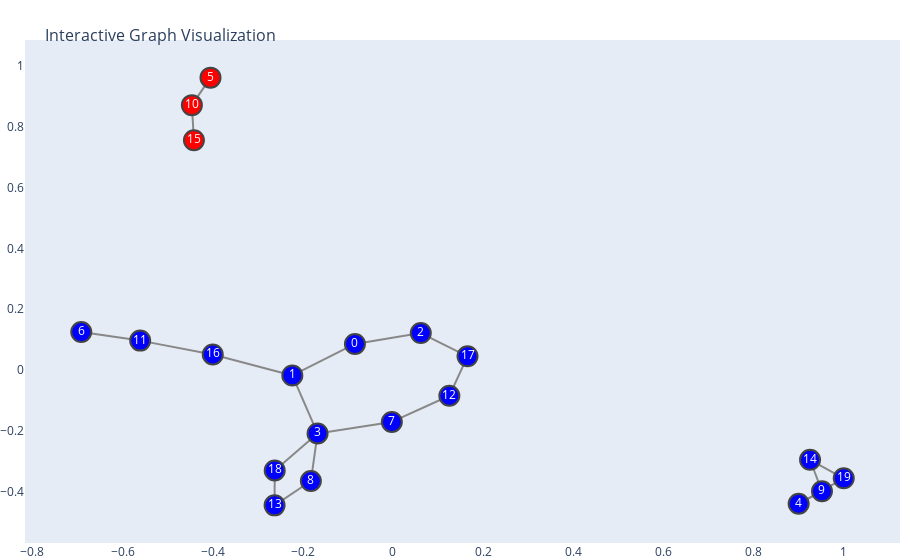

The cell this chart's notebook holds for it:
### Code cell
def get_path_connected(connected_components, graph):
    component_color_map = {}
    non_path_connected_components = []
    # Define colors
    red_color = 'red'
    other_color = 'blue'  # You can replace 'blue' with any other color
    
    # Iterate through each connected component
    for i, component in enumerate(connected_components):
        if is_path_connected(component, graph):  # Check if the component is path-connected
            color = red_color  # Color path-connected components red
        else:
            color = other_color  # Color other components with a different color
            non_path_connected_components.append(component)
        
        for node in component:
            component_color_map[node] = color
    
    return component_color_map,non_path_connected_components

def is_path_connected(component, graph):
    degree_one_nodes = [node for node in component if len(graph[node]) == 1]
    if len(component) == 1:
        return True
    
    if len(degree_one_nodes) < 2:
        return False  
    

    visited = set()
    
    
    start_node = degree_one_nodes[0]
    
    def dfs(node):
        visited.add(node)
        for neighbor in graph[node]:
            if neighbor not in visited:
                dfs(neighbor)
    
    dfs(start_node)
    
    
    return all(node in visited for node in component)

component_color_map,non_path_connected_components = get_path_connected(connected_components, G)

create_plotly_graph_color(G, component_color_map)

### Figure 1 — Plotly figure (JSON) as saved in the notebook; plotly's stock layout.template omitted (floating-point values rounded to 4 significant figures)
{"data": [{"hoverinfo": "none", "line": {"color": "#888", "width": 2}, "mode": "lines", "type": "scatter", "x": [-0.08438, -0.2233, null], "y": [0.08574, -0.01794, null]}, {"hoverinfo": "none", "line": {"color": "#888", "width": 2}, "mode": "lines", "type": "scatter", "x": [-0.08438, 0.06173, null], "y": [0.08574, 0.1216, null]}, {"hoverinfo": "none", "line": {"color": "#888", "width": 2}, "mode": "lines", "type": "scatter", "x": [-0.2233, -0.1673, null], "y": [-0.01794, -0.2087, null]}, {"hoverinfo": "none", "line": {"color": "#888", "width": 2}, "mode": "lines", "type": "scatter", "x": [-0.2233, -0.3997, null], "y": [-0.01794, 0.05102, null]}, {"hoverinfo": "none", "line": {"color": "#888", "width": 2}, "mode": "lines", "type": "scatter", "x": [0.06173, 0.1654, null], "y": [0.1216, 0.04491, null]}, {"hoverinfo": "none", "line": {"color": "#888", "width": 2}, "mode": "lines", "type": "scatter", "x": [-0.1673, -0.002509, null], "y": [-0.2087, -0.1709, null]}, {"hoverinfo": "none", "line": {"color": "#888", "width": 2}, "mode": "lines", "type": "scatter", "x": [-0.1673, -0.1821, null], "y": [-0.2087, -0.3651, null]}, {"hoverinfo": "none", "line": {"color": "#888", "width": 2}, "mode": "lines", "type": "scatter", "x": [-0.1673, -0.2623, null], "y": [-0.2087, -0.3303, null]}, {"hoverinfo": "none", "line": {"color": "#888", "width": 2}, "mode": "lines", "type": "scatter", "x": [0.9, 0.9517, null], "y": [-0.4399, -0.399, null]}, {"hoverinfo": "none", "line": {"color": "#888", "width": 2}, "mode": "lines", "type": "scatter", "x": [0.9, 1, null], "y": [-0.4399, -0.3562, null]}, {"hoverinfo": "none", "line": {"color": "#888", "width": 2}, "mode": "lines", "type": "scatter", "x": [-0.4048, -0.4461, null], "y": [0.9615, 0.8712, null]}, {"hoverinfo": "none", "line": {"color": "#888", "width": 2}, "mode": "lines", "type": "scatter", "x": [-0.6915, -0.5608, null], "y": [0.1249, 0.09665, null]}, {"hoverinfo": "none", "line": {"color": "#888", "width": 2}, "mode": "lines", "type": "scatter", "x": [-0.002509, 0.1251, null], "y": [-0.1709, -0.08474, null]}, {"hoverinfo": "none", "line": {"color": "#888", "width": 2}, "mode": "lines", "type": "scatter", "x": [-0.1821, -0.2626, null], "y": [-0.3651, -0.4452, null]}, {"hoverinfo": "none", "line": {"color": "#888", "width": 2}, "mode": "lines", "type": "scatter", "x": [0.9517, 0.9252, null], "y": [-0.399, -0.2953, null]}, {"hoverinfo": "none", "line": {"color": "#888", "width": 2}, "mode": "lines", "type": "scatter", "x": [-0.4461, -0.4416, null], "y": [0.8712, 0.7558, null]}, {"hoverinfo": "none", "line": {"color": "#888", "width": 2}, "mode": "lines", "type": "scatter", "x": [-0.5608, -0.3997, null], "y": [0.09665, 0.05102, null]}, {"hoverinfo": "none", "line": {"color": "#888", "width": 2}, "mode": "lines", "type": "scatter", "x": [0.1251, 0.1654, null], "y": [-0.08474, 0.04491, null]}, {"hoverinfo": "none", "line": {"color": "#888", "width": 2}, "mode": "lines", "type": "scatter", "x": [-0.2626, -0.2623, null], "y": [-0.4452, -0.3303, null]}, {"hoverinfo": "none", "line": {"color": "#888", "width": 2}, "mode": "lines", "type": "scatter", "x": [0.9252, 1, null], "y": [-0.2953, -0.3562, null]}, {"hoverinfo": "text", "marker": {"color": "blue", "line": {"width": 2}, "size": 20}, "mode": "markers+text", "text": ["0"], "textfont": {"color": "white"}, "textposition": "middle center", "type": "scatter", "x": [-0.08438], "y": [0.08574]}, {"hoverinfo": "text", "marker": {"color": "blue", "line": {"width": 2}, "size": 20}, "mode": "markers+text", "text": ["1"], "textfont": {"color": "white"}, "textposition": "middle center", "type": "scatter", "x": [-0.2233], "y": [-0.01794]}, {"hoverinfo": "text", "marker": {"color": "blue", "line": {"width": 2}, "size": 20}, "mode": "markers+text", "text": ["2"], "textfont": {"color": "white"}, "textposition": "middle center", "type": "scatter", "x": [0.06173], "y": [0.1216]}, {"hoverinfo": "text", "marker": {"color": "blue", "line": {"width": 2}, "size": 20}, "mode": "markers+text", "text": ["3"], "textfont": {"color": "white"}, "textposition": "middle center", "type": "scatter", "x": [-0.1673], "y": [-0.2087]}, {"hoverinfo": "text", "marker": {"color": "blue", "line": {"width": 2}, "size": 20}, "mode": "markers+text", "text": ["4"], "textfont": {"color": "white"}, "textposition": "middle center", "type": "scatter", "x": [0.9], "y": [-0.4399]}, {"hoverinfo": "text", "marker": {"color": "red", "line": {"width": 2}, "size": 20}, "mode": "markers+text", "text": ["5"], "textfont": {"color": "white"}, "textposition": "middle center", "type": "scatter", "x": [-0.4048], "y": [0.9615]}, {"hoverinfo": "text", "marker": {"color": "blue", "line": {"width": 2}, "size": 20}, "mode": "markers+text", "text": ["6"], "textfont": {"color": "white"}, "textposition": "middle center", "type": "scatter", "x": [-0.6915], "y": [0.1249]}, {"hoverinfo": "text", "marker": {"color": "blue", "line": {"width": 2}, "size": 20}, "mode": "markers+text", "text": ["7"], "textfont": {"color": "white"}, "textposition": "middle center", "type": "scatter", "x": [-0.002509], "y": [-0.1709]}, {"hoverinfo": "text", "marker": {"color": "blue", "line": {"width": 2}, "size": 20}, "mode": "markers+text", "text": ["8"], "textfont": {"color": "white"}, "textposition": "middle center", "type": "scatter", "x": [-0.1821], "y": [-0.3651]}, {"hoverinfo": "text", "marker": {"color": "blue", "line": {"width": 2}, "size": 20}, "mode": "markers+text", "text": ["9"], "textfont": {"color": "white"}, "textposition": "middle center", "type": "scatter", "x": [0.9517], "y": [-0.399]}, {"hoverinfo": "text", "marker": {"color": "red", "line": {"width": 2}, "size": 20}, "mode": "markers+text", "text": ["10"], "textfont": {"color": "white"}, "textposition": "middle center", "type": "scatter", "x": [-0.4461], "y": [0.8712]}, {"hoverinfo": "text", "marker": {"color": "blue", "line": {"width": 2}, "size": 20}, "mode": "markers+text", "text": ["11"], "textfont": {"color": "white"}, "textposition": "middle center", "type": "scatter", "x": [-0.5608], "y": [0.09665]}, {"hoverinfo": "text", "marker": {"color": "blue", "line": {"width": 2}, "size": 20}, "mode": "markers+text", "text": ["12"], "textfont": {"color": "white"}, "textposition": "middle center", "type": "scatter", "x": [0.1251], "y": [-0.08474]}, {"hoverinfo": "text", "marker": {"color": "blue", "line": {"width": 2}, "size": 20}, "mode": "markers+text", "text": ["13"], "textfont": {"color": "white"}, "textposition": "middle center", "type": "scatter", "x": [-0.2626], "y": [-0.4452]}, {"hoverinfo": "text", "marker": {"color": "blue", "line": {"width": 2}, "size": 20}, "mode": "markers+text", "text": ["14"], "textfont": {"color": "white"}, "textposition": "middle center", "type": "scatter", "x": [0.9252], "y": [-0.2953]}, {"hoverinfo": "text", "marker": {"color": "red", "line": {"width": 2}, "size": 20}, "mode": "markers+text", "text": ["15"], "textfont": {"color": "white"}, "textposition": "middle center", "type": "scatter", "x": [-0.4416], "y": [0.7558]}, {"hoverinfo": "text", "marker": {"color": "blue", "line": {"width": 2}, "size": 20}, "mode": "markers+text", "text": ["16"], "textfont": {"color": "white"}, "textposition": "middle center", "type": "scatter", "x": [-0.3997], "y": [0.05102]}, {"hoverinfo": "text", "marker": {"color": "blue", "line": {"width": 2}, "size": 20}, "mode": "markers+text", "text": ["17"], "textfont": {"color": "white"}, "textposition": "middle center", "type": "scatter", "x": [0.1654], "y": [0.04491]}, {"hoverinfo": "text", "marker": {"color": "blue", "line": {"width": 2}, "size": 20}, "mode": "markers+text", "text": ["18"], "textfont": {"color": "white"}, "textposition": "middle center", "type": "scatter", "x": [-0.2623], "y": [-0.3303]}, {"hoverinfo": "text", "marker": {"color": "blue", "line": {"width": 2}, "size": 20}, "mode": "markers+text", "text": ["19"], "textfont": {"color": "white"}, "textposition": "middle center", "type": "scatter", "x": [1], "y": [-0.3562]}], "layout": {"hovermode": "closest", "margin": {"b": 0, "l": 0, "r": 0, "t": 40}, "showlegend": false, "title": {"font": {"size": 16}, "text": "<br>Interactive Graph Visualization"}, "xaxis": {"showgrid": false, "zeroline": false}, "yaxis": {"showgrid": false, "zeroline": false}}}
